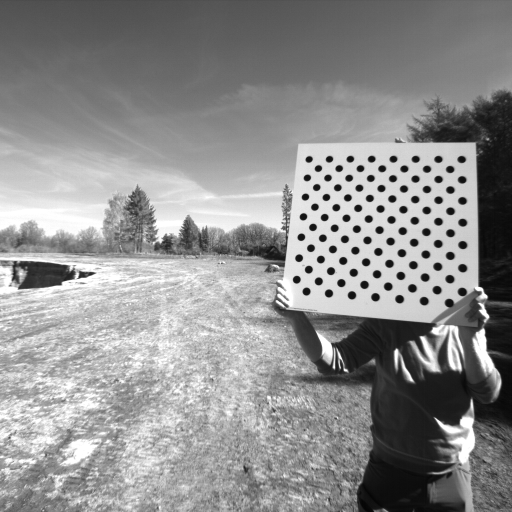
#> input picture perception-3d/Fichiers du TP-20261102/data/Calib/_00037_0.png, 1024 x 1024 px (shown at 1/2 size); its folder holds 4 pictures in this run
$ python CalibrationMono.py
#> lines starting #> are read from the running program, lines starting #| are printed output that depends on the picture
### perception-3d/Fichiers du TP-20261102/Code/CalibTools.py
# This import registers the 3D projection, but is otherwise unused.
from mpl_toolkits.mplot3d import Axes3D  # noqa: F401 unused import

import os
import matplotlib.pyplot as plt
import numpy as np
import cv2
import glob
import CalibUtils

def getImages(root_path):
    image_names = sorted(glob.glob(root_path))
    views = []
    for image_name in image_names:
        views.append(cv2.imread(image_name))
    return views, image_names

def detectPattern(frame, cols = 6, rows = 7):
    patternFound = False
    imgPoints = []

    gray = cv2.cvtColor(frame, cv2.COLOR_BGR2GRAY)
    # 1.1.1.2 - Implémenter la fonction findChessboardCorners ou findCircleGrid en fonction du type de mire utilisé
    # C'est à vous de jouer!!!
    #
    #


    if patternFound:
        result = cv2.drawChessboardCorners(frame.copy(), (cols, rows), imgPoints, patternFound)
        fig = plt.figure()
        ax = fig.add_subplot(111)
        plt.imshow(result)
        plt.show()
    return patternFound, imgPoints

# [9 lines left out: function asymmetricWorldPoints, not called in this run]

def calibrateMono(objpoints, imgpoints, imgSize):
    ret = 0
    mtx = []
    dist = []
    rvecs = []
    tvecs = []
    pve = []

    #1.1.2.2 - Implémenter la fonction calibrateCameraExtended
    # C'est à vous de jouer!!!
    #
    #
    return ret, mtx, dist, rvecs, tvecs, pve

# [62 lines left out: functions computeCorrectionMapsMono, rectify, calibrateStereo, computeCorrectionMapsStereo, not called in this run]


def visualizeBoards(mtx, rvecs, tvecs, rows, cols, patternSize_mm, cameraWidth = 0.1, cameraHeight = 0.05):
    figureName = 'Calibration boards visualization in camera frame'

    # Plot settings
    fig = plt.figure(figureName)
    ax = fig.gca(projection='3d')
    ax.set_title(figureName)
    ax.set_xlabel('x')
    ax.set_ylabel('z')
    ax.set_zlabel('-y')

    CalibUtils.plot_camera_frame(ax, rvecs, tvecs, mtx, cameraWidth, cameraHeight)
    CalibUtils.plot_board_frames(ax, rvecs, tvecs, cols, rows, patternSize_mm)
    CalibUtils.set_axes_equal(ax)
    plt.show()

# [34 lines left out: functions plotRMS, getDisparity, not called in this run]

### perception-3d/Fichiers du TP-20261102/Code/CalibrationMono.py
# This import registers the 3D projection, but is otherwise unused.
from mpl_toolkits.mplot3d import Axes3D  # noqa: F401 unused import

import os
import matplotlib.pyplot as plt
import numpy as np
import cv2
import glob
import CalibUtils
from CalibTools import *


def calibrate(path):
    #Get list of images
    views, image_names = getImages(path);
#> views = 2 items; image_names = 2 items

    imgCalib = []
    objectPoints = []
    imgPoints = []
    imgName = []
    idx=0

    imgSize = views[1].shape[0:2];
#> imgSize = (1024, 1024)
    print(imgSize)
#| (1024, 1024)

    #For each image
    for view in views:
        #Detect calibration pattern
        patternFound, corners = detectPattern(view, cols = 7, rows = 15)
        if patternFound:
            imgName.append(image_names[idx])
            idx=idx+1
            imgCalib.append(view)
            imgPoints.append(corners)

            #Add corresponding object points
            objectPoints.append(asymmetricWorldPoints(cols = 7, rows = 15, patternSize_mm = 85.0))
#> this loop made 2 passes
#> patternFound on passes 1 to 2: False, False
#> pass 2, in detectPattern (call 2), `gray = cv2.cvtColor(frame, cv2.COLOR_BGR2GRAY)`:
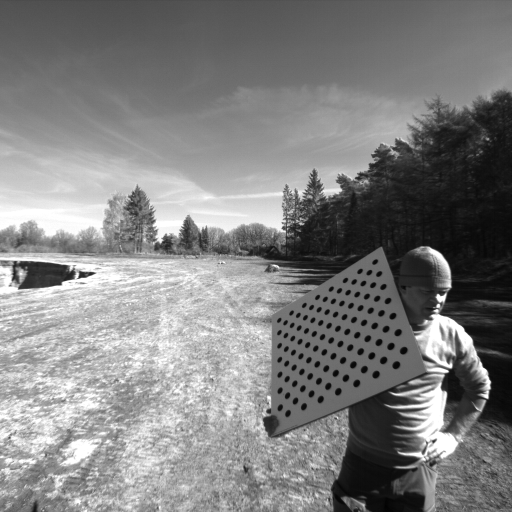
#> gray: shape (1024, 1024) (shown at 1/2 size); min 1, max 255, mean 128.3
#> after the loop, idx = 0; imgCalib = []; imgName = []; imgPoints = []; objectPoints = []

    #Calibrate camera
    rms, mtx, dist, rvecs, tvecs, pve = calibrateMono(objectPoints, imgPoints, imgSize)
#> rms = 0; mtx = []; dist = []; rvecs = []; tvecs = []; pve = []

    #Show pattern pose with respect to camera
    visualizeBoards(mtx, rvecs, tvecs, cols = 7, rows = 15, patternSize_mm = 85.0, cameraWidth = 0.1, cameraHeight = 0.05)

    print('\nRMS:', rms)
    print('Camera matrix:\n', mtx)
    print('Distortion coefficients: ', dist.ravel())

    #Compute correction maps
    mapx, mapy = computeCorrectionMapsMono(imgSize, mtx, dist, alpha = 1.0, xRatio = 1, yRatio = 1)

    #For each image
    for view in views:
        #Rectify it
        result = rectify(view, mapx, mapy);
        fig = plt.figure()
        ax = fig.add_subplot(111)
        plt.imshow(result)
        plt.show()

    #Plot RMS for each image
    plotRMS(pve, rms, imgName, figureName = 'RMS Plot')


#Calibration Gauche
#> (the run stopped early here; a loop or call above may not have finished)
